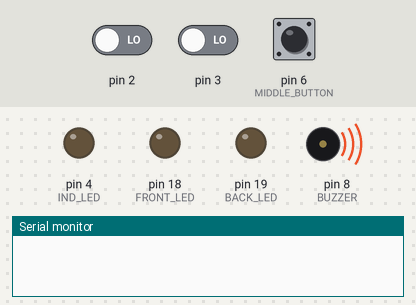
This program was run on a simulated Arduino Nano, built with avr-gcc and run on an emulated ATmega328P. Shown: output pins drawn as LEDs (lit = HIGH), buzzer (waves = sounding), the last lines printed to the serial monitor. The test bench sets the inputs (shaded band); at power-on: pin 6 (MIDDLE_BUTTON) LOW, pin 2 LOW, pin 3 LOW.

Above: at 0.1 s.
At 1.4 s:
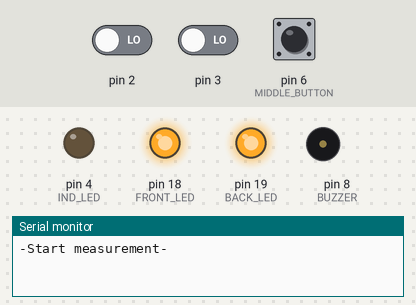
1.5 s: pin 6 (MIDDLE_BUTTON) pulled HIGH for 0.15 s
3.1 s: pin 2 driven HIGH and pin 3 driven HIGH
At 3.25 s:
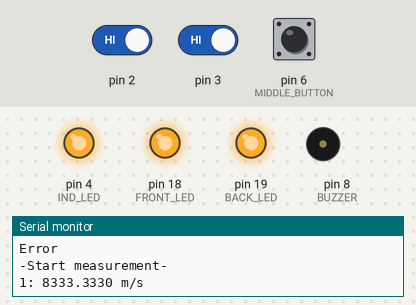
4.8 s: pin 6 (MIDDLE_BUTTON) pulled HIGH for 1 s
Timing chart, 0 to 7.8 s (numbered marks = the images above; inputs shaded):
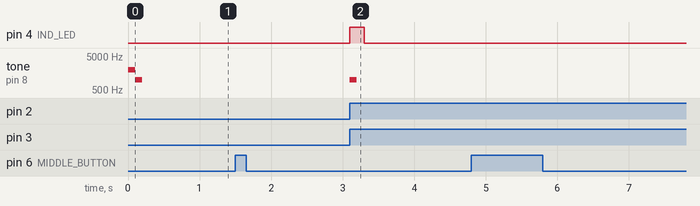

Measured:
- after the input at 3.1 s, pin 4 (IND_LED): LOW → HIGH at once, → LOW 0.20 s later; tone on pin 8 (BUZZER): silent → 1000 Hz at once, → silent 0.10 s later

The program:

main.cpp
```cpp
#include <Arduino.h>

#define SENSOR_INTERVAL 100   // センサの感覚(mm)
#define MAX_MESUREMENT_TIME 100   // 連続測定回数の上限

// ピン定義
const int FRONT_SENSOR = 2;
const int BACK_SENSOR = 3;
const int IND_LED = 4;
const int BUZZER = 8;
const int RIGHT_BUTTON = 5;
const int MIDDLE_BUTTON = 6;
const int LEFT_BUTTON = 7;
const int FRONT_LED = 18;
const int BACK_LED = 19;

volatile uint32_t time_1, time_2;

uint32_t interval_time;

double speed;

bool enable_front;
bool enable;

uint16_t measurement_times;
double speed_data[MAX_MESUREMENT_TIME];

void SensorFront() {
      time_1 = micros();
      enable_front = 1;
}

void SensorBack() {
      time_2 = micros();
      if (enable_front == 1) {
            enable = 1;
            enable_front = 0;
      }
}

void setup() {
      Serial.begin(9600);

      // ピン定義
      pinMode(IND_LED, OUTPUT);
      pinMode(FRONT_LED, OUTPUT);
      pinMode(BACK_LED, OUTPUT);
      pinMode(RIGHT_BUTTON, INPUT);
      pinMode(MIDDLE_BUTTON, INPUT);
      pinMode(LEFT_BUTTON, INPUT);

      // 割り込み定義
      attachInterrupt(digitalPinToInterrupt(2), SensorFront, RISING);
      attachInterrupt(digitalPinToInterrupt(3), SensorBack, RISING);

      // 起動音
      tone(BUZZER, 2000, 100);
      delay(100);
      tone(BUZZER, 1000, 100);
      delay(100);

      // 測定開始
      digitalWrite(FRONT_LED, HIGH);
      digitalWrite(BACK_LED, HIGH);

      Serial.println("-Start measurement-");
}

void loop() {
      if (enable == 1) {
            interval_time = time_2 - time_1;
            speed = ((double)SENSOR_INTERVAL / (double)interval_time) * 1000;
            speed_data[measurement_times] = speed;

            measurement_times++;

            Serial.print(measurement_times);
            Serial.print(": ");
            Serial.print(speed, 4);
            Serial.println(" m/s");

            digitalWrite(IND_LED, HIGH);
            tone(BUZZER, 1000, 100);
            delay(200);

            digitalWrite(IND_LED, LOW);
            enable = 0;
      }

      if (digitalRead(MIDDLE_BUTTON) == 1) {
            if (measurement_times == 0) {
                  Serial.println();
                  Serial.println("Error");
                  Serial.println();
                  Serial.println("-Start measurement-");

                  delay(500);
            } else {
                  double speed_ave = 0;
                  double max_speed = speed_data[0];
                  double min_speed = speed_data[0];

                  for (uint16_t i = 0; i < measurement_times; i++) {
                        speed_ave += speed_data[i];

                        if (max_speed < speed_data[i]) max_speed = speed_data[i];   // 最大値を求める
                        if (min_speed > speed_data[i]) min_speed = speed_data[i];   // 最小値を求める
                  }
                  speed_ave = speed_ave / double(measurement_times);

                  measurement_times = 0;   // 測定結果のリセット

                  // 測定結果の表示
                  Serial.println();

                  Serial.println("-Result-");

                  Serial.print("Ave : ");
                  Serial.print(speed_ave, 4);
                  Serial.println(" m/s");

                  Serial.print("Max : ");
                  Serial.print(max_speed, 4);
                  Serial.println(" m/s");

                  Serial.print("Min : ");
                  Serial.print(min_speed, 4);
                  Serial.println(" m/s");

                  Serial.println();
                  Serial.println("-Start measurement-");

                  delay(500);
            }
      }
}
```
